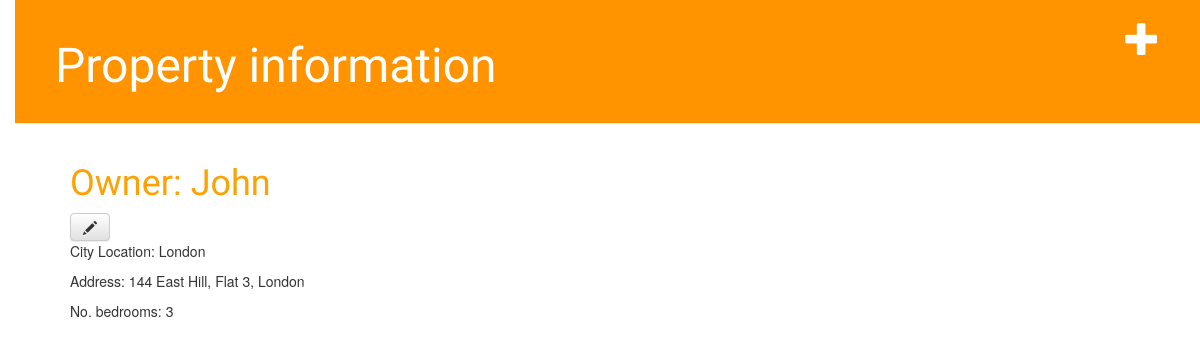
Page /property/1/ on the committed database.
### property/models.py (models this page shows, shortened)
class Property(models.Model):
    owner = models.ForeignKey(Client, on_delete=models.CASCADE)
    location_city = models.CharField(max_length=100)
    Address = models.CharField(max_length=150, unique=True)
    number_of_bedrooms = models.IntegerField()
    start_date_availability = forms.DateField(widget=DateInput())
    end_date_availability = forms.DateField(widget=DateInput())

### booking/models.py (models this page shows, shortened)
class Client(models.Model):
    clients = models.ForeignKey('auth.User')
    email = models.EmailField(('email address'), max_length=254, unique=True)
    first_name = models.CharField(('first name'), max_length=30, blank=True)
    last_name = models.CharField(('last name'), max_length=30, blank=True)
    date_joined = models.DateTimeField(('date joined'), default=timezone.now)
    is_staff = models.BooleanField(('staff status'), default=False,
        help_text=('Designates whether the user can log into this admin '
                    'site.'))
    is_active = models.BooleanField(('active'), default=True,
        help_text=('Designates whether this user should be treated as '
                    'active. Unselect this instead of deleting accounts.'))
    def __str__(self):
            return self.first_name

### property/views.py (the view)
# urls.py: url(r'^(?P<pk>\d+)/$', views.property_detail, name='property_detail'),
def property_detail(request, pk):
    propertys = get_object_or_404(Property, pk=pk)
    return render(request, 'property/property_detail.html', {'propertys': propertys})

### property/templates/property/property_detail.html
{% extends 'property/base.html' %}
{% block content %}
    <div class='property'>
      <h1><a href="">Owner: {{propertys.owner}}<a></h1>
      <a class="btn btn-default" href="{% url 'property_edit' pk=propertys.pk %}"><span class="glyphicon glyphicon-pencil"></span></a>
      <p>City Location: {{propertys.location_city}}</p>
      <p>Address: {{propertys.Address}}</p>
      <p>No. bedrooms: {{propertys.number_of_bedrooms}}</p>
    </div>
{%endblock%}

### booking/static/css/booking.css (style rules this page uses)
h1 a { color: #FCA205; }
body { padding-left: 15px; }
h1, h2, h3, h4 { font-family: 'Lobster', cursive; }

### rows in the picture
Property: owner "John", location_city "London", Address "144 East Hill, Flat 3, London", number_of_bedrooms "3"
